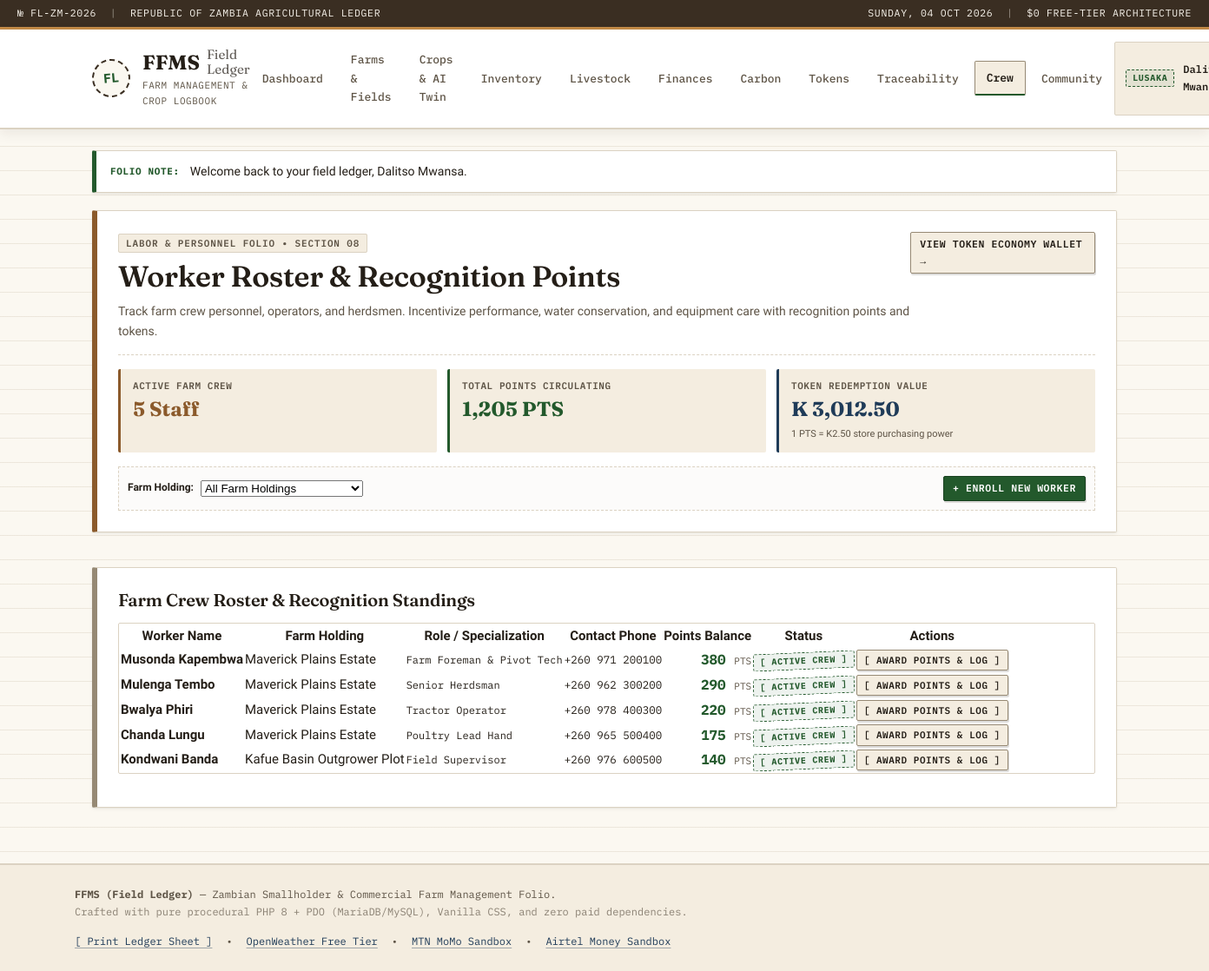
The page /ffms/workers.php (signed in) on the database its author committed.
### tables this page shows
CREATE TABLE IF NOT EXISTS `workers` (
    `id` INT AUTO_INCREMENT PRIMARY KEY,
    `farm_id` INT NOT NULL,
    `name` VARCHAR(120) NOT NULL,
    `role` VARCHAR(100) NOT NULL DEFAULT 'General Hand',
    `phone` VARCHAR(30) NULL,
    `points_balance` INT NOT NULL DEFAULT 0,
    `is_active` TINYINT(1) NOT NULL DEFAULT 1,
    `created_at` TIMESTAMP DEFAULT CURRENT_TIMESTAMP,
    CONSTRAINT `fk_workers_farm` FOREIGN KEY (`farm_id`) REFERENCES `farms`(`id`) ON DELETE CASCADE
);

CREATE TABLE IF NOT EXISTS `farms` (
    `id` INT AUTO_INCREMENT PRIMARY KEY,
    `user_id` INT NOT NULL,
    `farm_name` VARCHAR(150) NOT NULL,
    `location` VARCHAR(150) NOT NULL,
    `weather_city` VARCHAR(100) NULL,
    `size_hectares` DECIMAL(10,2) NOT NULL DEFAULT 0.00,
    `farm_type` ENUM('crop', 'livestock', 'mixed') NOT NULL DEFAULT 'mixed',
    `notes` TEXT NULL,
    `created_at` TIMESTAMP DEFAULT CURRENT_TIMESTAMP,
    CONSTRAINT `fk_farms_user` FOREIGN KEY (`user_id`) REFERENCES `users`(`id`) ON DELETE CASCADE
);

### ffms/workers.php (the view, shortened to what this page needs)
<?php
require_once __DIR__ . '/includes/auth.php';
require_once __DIR__ . '/includes/helpers.php';
$user = current_user();
$user_id = $user['id'];
$stmt_f = $pdo->prepare('SELECT id, farm_name FROM farms WHERE user_id = ? ORDER BY farm_name ASC');
$stmt_f->execute([$user_id]);
$user_farms = $stmt_f->fetchAll();
$farm_ids = array_column($user_farms, 'id');
$workers = [];
$total_workers = 0;
$total_points = 0;
if (!empty($farm_ids)) {
    $where = ['f.user_id = ?'];
    $params = [$user_id];
    $sql = '
        SELECT w.*, f.farm_name,
               (SELECT COUNT(*) FROM worker_points_log l WHERE l.worker_id = w.id) as log_count
        FROM workers w
        JOIN farms f ON w.farm_id = f.id
        WHERE ' . implode(' AND ', $where) . '
        ORDER BY w.points_balance DESC, w.name ASC
    ';
    $stmt = $pdo->prepare($sql);
    $stmt->execute($params);
    $workers = $stmt->fetchAll();
    $total_workers = count($workers);
    foreach ($workers as $w) {
        $total_points += (int)$w['points_balance'];
    }
}
include __DIR__ . '/includes/header.php';
?>
<div class="ledger-wrapper">
    <div class="ledger-card border-ochre">
        <div class="card-header-ruled">
            <div>
                <span class="folio-tag">LABOR &amp; PERSONNEL FOLIO &bull; SECTION 08</span>
                <h1 style="margin-top: 6px;">Worker Roster &amp; Recognition Points</h1>
                <p style="color: var(--ink-muted); margin-bottom: 0; font-size: 14px;">
                    Track farm crew personnel, operators, and herdsmen. Incentivize performance, water conservation, and equipment care with recognition points and tokens.
                </p>
            </div>
            <div style="display: flex; gap: 8px; align-items: center;">
                <a href="tokens.php" class="ledger-btn ledger-btn-sm">View Token Economy Wallet &rarr;</a>
            </div>
        </div>
        <div style="display: grid; grid-template-columns: repeat(auto-fit, minmax(180px, 1fr)); gap: 12px; margin: 16px 0;">
            <div style="background: var(--paper-subtle); border-left: 3px solid var(--stamp-ochre); padding: 10px 14px; border-radius: 2px;">
                <div class="kpi-label">Active Farm Crew</div>
                <div class="kpi-value mono" style="font-size: 1.45rem; color: var(--stamp-ochre);">
                    <?php echo $total_workers; ?> Staff
                </div>
            </div>
            <div style="background: var(--paper-subtle); border-left: 3px solid var(--stamp-green); padding: 10px 14px; border-radius: 2px;">
                <div class="kpi-label">Total Points Circulating</div>
                <div class="kpi-value mono" style="font-size: 1.45rem; color: var(--stamp-green);">
                    <?php echo number_format($total_points); ?> PTS
                </div>
            </div>
            <div style="background: var(--paper-subtle); border-left: 3px solid var(--stamp-navy); padding: 10px 14px; border-radius: 2px;">
                <div class="kpi-label">Token Redemption Value</div>
                <div class="kpi-value mono" style="font-size: 1.45rem; color: var(--stamp-navy);">
                    <?php echo format_zmw($total_points * 2.50); ?>
                </div>
                <small style="color: var(--ink-muted); font-size: 11px;">1 PTS = K2.50 store purchasing power</small>
            </div>
        </div>
        <div style="display: flex; justify-content: space-between; align-items: center; flex-wrap: wrap; gap: 10px; background: var(--paper-card-alt); padding: 10px; border: 1px dashed var(--border-rule);">
            <form method="GET" action="workers.php" style="display: flex; align-items: center; gap: 8px;">
                <label style="font-size: 12px; font-weight: 600;">Farm Holding:</label>
                <select name="farm_id" class="form-control-sm" onchange="this.form.submit()">
                    <option value="0">All Farm Holdings</option>
                </select>
            </form>
            <details style="position: relative;">
                <summary class="ledger-btn ledger-btn-primary ledger-btn-sm" style="cursor: pointer;">
                    + Enroll New Worker
                </summary>
            </details>
        </div>
    </div>
    <div class="ledger-card" style="margin-top: 16px;">
        <h2 style="font-size: 1.25rem; margin-bottom: 12px;">Farm Crew Roster &amp; Recognition Standings</h2>
        <?php if (empty($workers)): ?>
        <div style="text-align: center; padding: 30px; background: var(--paper-subtle); border: 1px dashed var(--border-rule);">
            <p style="color: var(--ink-muted);">No workers currently registered for this farm holding.</p>
        </div>
        <?php else: ?>
        <div class="table-responsive">
            <table class="data-table">
                <thead>
                    <tr>
                        <th>Worker Name</th>
                        <th>Farm Holding</th>
                        <th>Role / Specialization</th>
                        <th>Contact Phone</th>
                        <th style="text-align: right;">Points Balance</th>
                        <th>Status</th>
                        <th style="text-align: center;">Actions</th>
                    </tr>
                </thead>
                <tbody>
                    <?php foreach ($workers as $w): ?>
                    <tr>
                        <td>
                            <strong><?php echo sanitize($w['name']); ?></strong>
                        </td>
                        <td><?php echo sanitize($w['farm_name']); ?></td>
                        <td>
                            <span class="mono" style="font-size: 12px;"><?php echo sanitize($w['role']); ?></span>
                        </td>
                        <td class="mono" style="font-size: 12.5px;">
                            <?php echo sanitize($w['phone'] ?: '—'); ?>
                        </td>
                        <td style="text-align: right;" class="mono">
                            <strong style="color: var(--stamp-green); font-size: 16px;">
                                <?php echo number_format((int)$w['points_balance']); ?>
                            </strong>
                            <span style="font-size: 11px; color: var(--ink-muted);">PTS</span>
                        </td>
                        <td>
                            <?php if ($w['is_active']): ?>
                            <span class="stamp-badge stamp-green" style="font-size: 10px;">[ ACTIVE CREW ]</span>
                            <?php else: ?>
                            <span class="stamp-badge stamp-neutral" style="font-size: 10px;">[ INACTIVE ]</span>
                            <?php endif; ?>
                        </td>
                        <td style="text-align: center;">
                            <a href="worker_points.php?worker_id=<?php echo (int)$w['id']; ?>" class="ledger-btn ledger-btn-sm" style="font-size: 11px; padding: 2px 8px;">
                                [ Award Points &amp; Log ]
                            </a>
                        </td>
                    </tr>
                    <?php endforeach; ?>
                </tbody>
            </table>
        </div>
        <?php endif; ?>
    </div>
</div>
<?php include __DIR__ . '/includes/footer.php'; ?>

### ffms/assets/css/ledger.css (style rules this page uses)
:root { --paper-bg: #fbf8f1; --paper-subtle: #f4ede0; --paper-card: #ffffff; --paper-card-alt: #fcfbfa; --ledger-line: rgba(184, 168, 144, 0.22); --border-rule: #dbd2c2; --border-strong: #968974; --ink-primary: #241e17; --ink-muted: #5e5446; --ink-faint: #968a78; --stamp-green: #23592c; --stamp-green-bg: rgba(35, 89, 44, 0.08); --stamp-amber: #945d00; --stamp-amber-bg: rgba(148, 93, 0, 0.08); --stamp-red: #a32d2d; --stamp-red-bg: rgba(163, 45, 45, 0.08); --stamp-navy: #1f3b58; --stamp-navy-bg: rgba(31, 59, 88, 0.08); --stamp-dark: #3a3835; --stamp-dark-bg: rgba(58, 56, 53, 0.08); --stamp-ochre: #8b5a2b; --stamp-ochre-bg: rgba(139, 90, 43, 0.08); --binder-spine: #3a2e22; --binder-accent: #c48b47; --binder-brass: #d4a359; --font-heading: 'Fraunces', Georgia, 'Times New Roman', serif; --font-body: 'Work Sans', -apple-system, BlinkMacSystemFont, "Segoe UI", Roboto, sans-serif; --font-mono: 'IBM Plex Mono', 'SF Mono', Consolas, monospace; --radius-sm: 2px; --radius-md: 4px; --shadow-ledger: 0 2px 5px rgba(36, 30, 23, 0.04), 0 1px 2px rgba(36, 30, 23, 0.06); --shadow-binder: 0 4px 14px rgba(36, 30, 23, 0.08); }
*, *::before, *::after { box-sizing: border-box; margin: 0; padding: 0; }
body { background-color: var(--paper-bg); background-image: linear-gradient(180deg, var(--ledger-line) 1px, transparent 1px); background-size: 100% 28px; color: var(--ink-primary); font-family: var(--font-body); font-size: 15px; line-height: 1.65; min-height: 100vh; display: flex; flex-direction: column; }
h1, h2, h3, h4, h5 { font-family: var(--font-heading); font-weight: 600; color: var(--ink-primary); line-height: 1.25; letter-spacing: -0.01em; }
h1 { font-size: 2.1rem; margin-bottom: 0.5rem; }
h2 { font-size: 1.55rem; margin-bottom: 0.4rem; }
p { margin-bottom: 0.85rem; }
a { color: var(--stamp-navy); text-decoration: underline; text-underline-offset: 3px; text-decoration-color: rgba(31, 59, 88, 0.4); transition: color 0.15s ease, text-decoration-color 0.15s ease; }
.mono { font-family: var(--font-mono); }
.ledger-wrapper { display: flex; flex-direction: column; gap: 24px; }
.ledger-card { background: var(--paper-card); border: 1px solid var(--border-rule); border-left: 6px solid var(--border-strong); border-radius: var(--radius-sm); padding: 24px; box-shadow: var(--shadow-ledger); position: relative; overflow: hidden; }
.ledger-card.border-ochre { border-left-color: var(--stamp-ochre); }
.card-header-ruled { display: flex; justify-content: space-between; align-items: flex-start; border-bottom: 1px dashed var(--border-rule); padding-bottom: 14px; margin-bottom: 16px; position: relative; }
.folio-tag { font-family: var(--font-mono); font-size: 11px; font-weight: 600; color: var(--ink-muted); letter-spacing: 0.08em; background: var(--paper-subtle); padding: 3px 8px; border: 1px solid var(--border-rule); border-radius: 2px; text-transform: uppercase; }
.stamp-badge { display: inline-block; font-family: var(--font-mono); font-weight: 700; font-size: 11px; letter-spacing: 0.07em; text-transform: uppercase; padding: 3px 7px; border: 1.5px dashed currentColor; border-radius: 2px; transform: rotate(-2.5deg); line-height: 1.2; white-space: nowrap; user-select: none; }
.stamp-green { color: var(--stamp-green); background: var(--stamp-green-bg); }
.kpi-label { font-family: var(--font-mono); font-size: 11px; font-weight: 600; color: var(--ink-muted); text-transform: uppercase; letter-spacing: 0.05em; margin-bottom: 6px; }
.kpi-value { font-family: var(--font-heading); font-size: 2.1rem; font-weight: 700; color: var(--ink-primary); line-height: 1; margin-bottom: 4px; }
.table-responsive { width: 100%; overflow-x: auto; border: 1px solid var(--border-rule); border-radius: var(--radius-sm); background: #ffffff; margin: 14px 0; }
.ledger-btn { display: inline-flex; align-items: center; justify-content: center; gap: 8px; background: var(--paper-subtle); border: 1.5px solid var(--border-strong); color: var(--ink-primary); font-family: var(--font-mono); font-size: 13px; font-weight: 600; text-transform: uppercase; letter-spacing: 0.05em; padding: 8px 18px; border-radius: var(--radius-sm); text-decoration: none; cursor: pointer; box-shadow: 1px 2px 0 rgba(36, 30, 23, 0.15); transition: all 0.15s ease; }
.ledger-btn-primary { background: var(--stamp-green); border-color: #1a4220; color: #ffffff !important; }
.ledger-btn-sm { padding: 4px 10px; font-size: 11.5px; }

### rows shown on the page
workers: name "Musonda Kapembwa", farm.farm_name "Maverick Plains Estate", role "Farm Foreman & Pivot Tech", phone "+260 971 200100", points_balance "380", is_active "[ ACTIVE CREW ]"
workers: name "Mulenga Tembo", farm.farm_name "Maverick Plains Estate", role "Senior Herdsman", phone "+260 962 300200", points_balance "290", is_active "[ ACTIVE CREW ]"
workers: name "Bwalya Phiri", farm.farm_name "Maverick Plains Estate", role "Tractor Operator", phone "+260 978 400300", points_balance "220", is_active "[ ACTIVE CREW ]"
workers: name "Chanda Lungu", farm.farm_name "Maverick Plains Estate", role "Poultry Lead Hand", phone "+260 965 500400", points_balance "175", is_active "[ ACTIVE CREW ]"
workers: name "Kondwani Banda", farm.farm_name "Kafue Basin Outgrower Plot", role "Field Supervisor", phone "+260 976 600500", points_balance "140", is_active "[ ACTIVE CREW ]"

### other values the page prints
$user['location_district'] "LUSAKA"
$f['message'] "Welcome back to your field ledger, Dalitso Mwansa."
$total_workers "5"
$total_points "1,205"
format_zmw($total_points * 2.50) "K 3,012.50"
